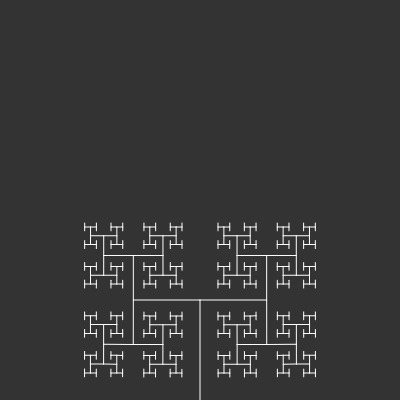
Frame 1 (no input)
Frame 60 (no input): identical to frame 1, image omitted
Frame 120 (the mouse pressed at the canvas centre since frame 60): identical to frame 1, image omitted

The p5.js sketch that drew this single still picture (run headless with seeded random() and noise() and a simulated clock; from frame 60 on, the mouse is pressed at the canvas centre):

// p5.js sketch
// ── sketch.js
let angle = 0;
let slider;

function setup() {
  createCanvas(400, 400);
  slider = createSlider(0, TWO_PI, PI/2, 0.01);
}

function draw() {
  background(51);
  let len = 100;
  angle = slider.value();
  stroke(255);
  translate(200, height);
  branch(len);
}

function branch(len) {
  line(0, 0, 0, -len);
  translate(0, -len);
  if(len > 4) {
    push()
    rotate(angle);
    branch(2*len/3);
    pop();
    push();
    rotate(-angle);
    branch(2*len/3);
    pop();
  } 
}
